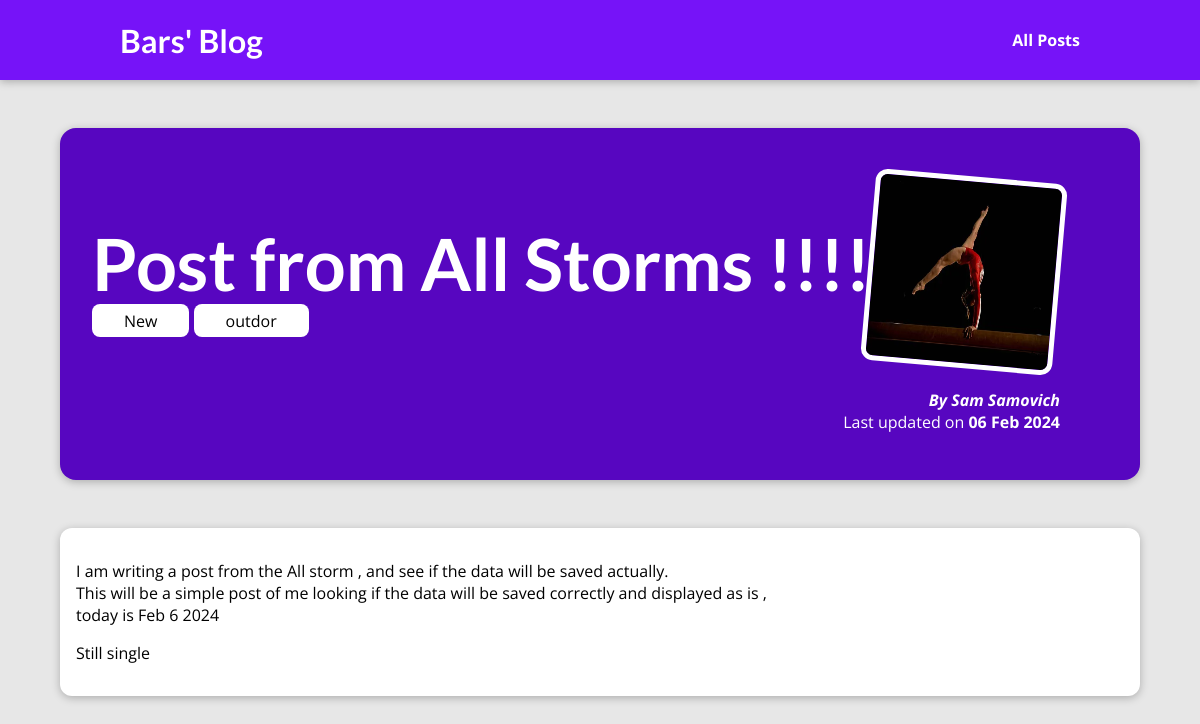
Page /posts/post-from-all-storms on the committed database.
### blog/models.py (models this page shows, shortened)
class Post(models.Model):
    title = models.CharField(max_length=100)
    excerpt = models.CharField(max_length=200)
    image_name = models.CharField(max_length=80)
    date = models.DateField(auto_now=True)
    slug = models.SlugField(unique=True, db_index=True)
    content = models.TextField(validators=[MinLengthValidator(10)])
    author = models.ForeignKey(Author, on_delete=models.SET_NULL, null=True, related_name='posts')
    tags = models.ManyToManyField(Tag)

class Tag(models.Model):
    caption = models.CharField(max_length=20)

class Author(models.Model):
    first_name = models.CharField(max_length=100)
    last_name = models.CharField(max_length=100)
    email_address = models.EmailField()
    def full_name(self):  # adding a helper to return full name in admin ui
        return f"{self.first_name} {self.last_name}"
    def __str__(self):  # this func overrides what we want to return
        return self.full_name()

### blog/views.py (the view)
# urls.py: path("posts/<slug:slug>", views.single_detail, name="post-detail-page")    # /posts/first-page-slug , slug transformer such ad str , int
def single_detail(request, slug): # taking a slug , then we loop trough all posts and finding that post by provided slug, returning a post
    identified_post = get_object_or_404(Post, slug=slug)  # if slug was not there it will return error
    return render(request, "blog/post-detail.html", {
        "post": identified_post,
        "post_tags": identified_post.tags.all()
    })

### blog/templates/blog/post-detail.html (shortened to what this page needs)
{% extends "base.html" %}
{% load static %}
{% block css_files %}
    <link rel="stylesheet" href="{% static 'blog/post-detail.css' %}">
{% endblock %}
{% block content %}
  <section id="summary">
    <h2> {{ post.title }} </h2>
    <div>
      {% for tag in post_tags %}
      <span class="tag"> {{ tag.caption }}</span>
      {% endfor %}
    </div>
    <article>
      <img src="{% static 'blog/images/'|add:post.image_name %}" alt={{ post.title }}>
      <address> By  <a href="mailto: {{ post.author.email_address }}" >{{ post.author }} </a></address>
      <div>
        Last updated on <time> {{ post.date|date:"d M Y"}} </time>
      </div>
    </article>
  </section>
  <main>
    <p> {{ post.content|linebreaks }}</p>
  </main>
{% endblock %}

### static/app.css (style rules this page uses)
* { box-sizing: border-box; }
html { font-family: 'Open Sans', 'Lato', sans-serif; }
body { margin: 0; }
h1, h2, h3 { font-family: 'Lato', sans-serif; font-weight: bold; }

### blog/static/blog/post-detail.css (style rules this page uses)
body { background-color: #e7e7e7; }
#summary { margin: 8rem auto 3rem auto; padding: 2rem; width: 90%; max-width: 90rem; border-radius: 16px; background-color: #5706c0; position: relative; box-shadow: 0 2px 8px rgba(0, 0, 0, 0.25); height: 22rem; }
#summary h2 { color: white; font-size: 4.5rem; margin-bottom: 0.25rem; }
#summary article { position: absolute; top: 2rem; right: 3rem; padding: 1rem 2rem; border-radius: 12px; text-align: right; color: white; }
#summary a { color: white; text-decoration: none; }
#summary article img { width: 12rem; height: 12rem; border-radius: 12px; transform: rotateZ(5deg); border: 5px solid white; margin-bottom: 1rem; }
#summary address { font-weight: bold; }
#summary time { font-weight: bold; }
main { width: 90%; max-width: 90rem; margin: 3rem auto; background-color: white; padding: 1rem; border-radius: 12px; box-shadow: 0 2px 8px rgba(0, 0, 0, 0.25); }
.tag { background-color: white; color: black; margin-top: 2rem; padding: 0.35rem 2rem; border-radius: 8px; }

### rows in the picture
Post: title "Post from All Storms !!!!", image_name (picture), author "Sam Samovich", date "06 Feb 2024", content "I am writing a post from the All storm , and see if the data will be saved actually. This will be a simple post of me looking if the data will be saved correctly and displayed as is , today is Feb 6 2024 Still single"
Tag: caption "New"
Tag: caption "outdor"
